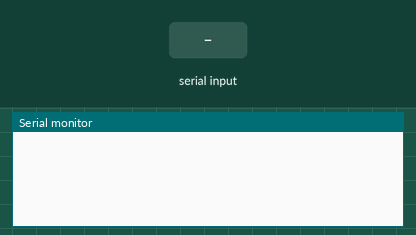
This sketch was run on a simulated ESP32-S3. Shown: the last lines printed to the serial monitor. The test bench sets the inputs (shaded band). A WiFi scan finds three made-up networks.

Above: at 1.3 s.
1.4 s: "?\n" received over the second serial link
At 2.1 s:
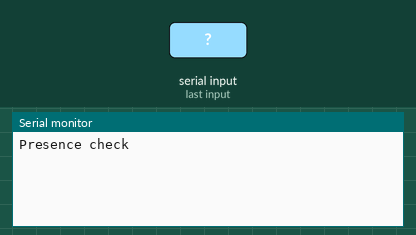
2.9 s: "S\n" received over the second serial link
At 3.2 s:
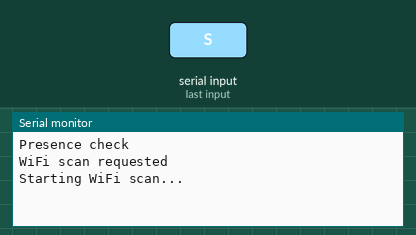
4.4 s: "T\n" received over the second serial link
At 5.9 s:
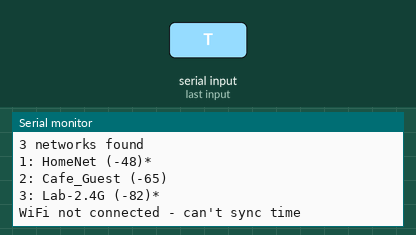

The sketch:

ESP32_Teensy_41_Demo.ino
```cpp
/*
  ESP32_Teensy_41_Demo Example

  This program runs on an ESP32-S3 that's connected to a Teensy 4.1 via Serial2.
  It listens for commands from the Teensy and responds appropriately.

  Current commands:
  - "?" -> Respond with "Y" (Yes, I'm here)
  - "S" -> Execute WiFi scan and return results
  - "W<ssid>|<password>" -> Connect to WiFi network
  - "T" -> Get time from NTP server and return

  The WiFi scan results are sent line by line back to the Teensy.
  Time is returned in the format "TIME:<epoch>" (Unix timestamp).

  This is a modified version of the ESP32 WiFiScan example program.
*/

#include <WiFi.h>
#include <time.h>

// NTP settings
const char* ntpServer = "pool.ntp.org";
const long  gmtOffset_sec = 0;  // GMT offset (0 for GMT)
const int   daylightOffset_sec = 0;  // Daylight savings time offset (0 for no DST)

void setup() {
  Serial.begin(115200);  // Initialize serial to computer
  Serial2.begin(115200); // Initialize serial to Teensy 4.1
  WiFi.mode(WIFI_STA);   // Set WiFi to station mode
  WiFi.disconnect();     // Disconnect from an AP if it was previously connected
  delay(100);
}

void loop() {
  // Check for any commands coming from Teensy 4.1
  if (Serial2.available()) {
    String command = Serial2.readStringUntil('\n');
    command.trim();

    // Simple presence check - respond with Y
    if (command == "?") {
      Serial2.println("Y");
      Serial.println("Presence check");
    }

    // WiFi scan command
    else if (command == "S") {
      Serial.println("WiFi scan requested");
      WiFiScan();
    }

    // WiFi connect command (format: W<ssid>|<password>)
    else if (command.startsWith("W")) {
      String details = command.substring(1); // Remove 'W'
      int separatorIndex = details.indexOf('|');

      if (separatorIndex != -1) {
        // Extract credentials but don't log them
        String ssid = details.substring(0, separatorIndex);
        // Password is now handled securely without being stored in variables that could be exposed

        Serial.println("WiFi connection request received");

        // Connect to WiFi with credentials from serial (not logging sensitive data)
        WiFi.begin(ssid.c_str(), details.substring(separatorIndex + 1).c_str());

        // Wait for connection with timeout
        int timeout = 20; // 10 seconds timeout
        while (WiFi.status() != WL_CONNECTED && timeout > 0) {
          delay(500);
          Serial.print(".");
          timeout--;
        }

        if (WiFi.status() == WL_CONNECTED) {
          Serial.println();
          Serial.println("WiFi connected!");
          Serial.print("IP address: ");
          Serial.println(WiFi.localIP());
          Serial2.println("CONNECTED");
        } else {
          Serial.println();
          Serial.println("WiFi connection failed");
          Serial2.println("FAILED");
        }
      }
    }

    // Time sync command
    else if (command == "T") {
      if (WiFi.status() == WL_CONNECTED) {
        Serial.println("Time sync requested");

        // Configure NTP and get time
        configTime(gmtOffset_sec, daylightOffset_sec, ntpServer);

        // Get current time
        struct tm timeinfo;
        if(getLocalTime(&timeinfo)) {
          time_t now;
          time(&now);
          Serial.print("Current time: ");
          Serial.println(&timeinfo, "%A, %B %d %Y %H:%M:%S");
          Serial.print("Epoch: ");
          Serial.println(now);

          // Send epoch time back to Teensy
          Serial2.print("TIME:");
          Serial2.println(now);
        } else {
          Serial.println("Failed to obtain time");
          Serial2.println("TIME:FAILED");
        }
      } else {
        Serial.println("WiFi not connected - can't sync time");
        Serial2.println("TIME:NOWIFI");
      }
    }
  }
}

// Function to scan WiFi networks and return the results
void WiFiScan() {
  Serial.println("Starting WiFi scan...");

  // WiFi.scanNetworks will return the number of networks found
  int n = WiFi.scanNetworks();
  Serial.println("Scan done");

  if (n == 0) {
    Serial.println("No networks found");
    Serial2.println("No networks found");
  } else {
    Serial.print(n);
    Serial.println(" networks found");
    Serial2.print(n);
    Serial2.println(" networks found");

    for (int i = 0; i < n; ++i) {
      // Print SSID and RSSI for each network found
      Serial.print(i + 1);
      Serial.print(": ");
      Serial.print(WiFi.SSID(i));
      Serial.print(" (");
      Serial.print(WiFi.RSSI(i));
      Serial.print(")");
      Serial.println((WiFi.encryptionType(i) == WIFI_AUTH_OPEN) ? " " : "*");

      // Send same info to Teensy
      Serial2.print(i + 1);
      Serial2.print(": ");
      Serial2.print(WiFi.SSID(i));
      Serial2.print(" (");
      Serial2.print(WiFi.RSSI(i));
      Serial2.print(")");
      Serial2.println((WiFi.encryptionType(i) == WIFI_AUTH_OPEN) ? " " : "*");

      delay(10);
    }
  }
  Serial.println("");
  Serial2.println("Scan Completed");
}
```

Measured:
- after the input at 1.4 s, the serial monitor: prints a new line at once (image 1)
- after the input at 2.9 s, the serial monitor: prints a new line at once (image 2)
- after the input at 4.4 s, the serial monitor: prints a new line after 0.53 s (image 3)
